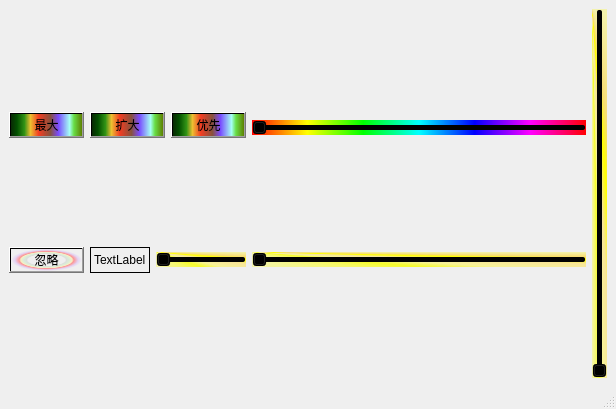
<?xml version="1.0" encoding="UTF-8"?>
<ui version="4.0">
 <class>MainWindow</class>
 <widget class="QMainWindow" name="MainWindow">
  <property name="geometry">
   <rect>
    <x>0</x>
    <y>0</y>
    <width>616</width>
    <height>409</height>
   </rect>
  </property>
  <property name="windowTitle">
   <string>MainWindow</string>
  </property>
  <property name="styleSheet">
   <string notr="true">QPushButton{
	background-color: qlineargradient(spread:pad, x1:0, y1:0, x2:1, y2:0, stop:0 rgba(9, 41, 4, 255), stop:0.085 rgba(2, 79, 0, 255), stop:0.19 rgba(50, 147, 22, 255), stop:0.275 rgba(236, 191, 49, 255), stop:0.39 rgba(243, 61, 34, 255), stop:0.555 rgba(135, 81, 60, 255), stop:0.667 rgba(121, 75, 255, 255), stop:0.825 rgba(164, 255, 244, 255), stop:0.885 rgba(104, 222, 71, 255), stop:1 rgba(93, 128, 0, 255));
}

QSlider{
	background-color: qconicalgradient(cx:0, cy:0, angle:135, stop:0 rgba(255, 255, 0, 69), stop:0.375 rgba(255, 255, 0, 69), stop:0.423533 rgba(251, 255, 0, 145), stop:0.45 rgba(247, 255, 0, 208), stop:0.477581 rgba(255, 244, 71, 130), stop:0.518717 rgba(255, 218, 71, 130), stop:0.55 rgba(255, 255, 0, 255), stop:0.57754 rgba(255, 203, 0, 130), stop:0.625 rgba(255, 255, 0, 69), stop:1 rgba(255, 255, 0, 69));
}
</string>
  </property>
  <widget class="QWidget" name="centralwidget">
   <layout class="QGridLayout" name="gridLayout_2">
    <item row="0" column="0">
     <layout class="QHBoxLayout" name="horizontalLayout_2">
      <item>
       <layout class="QHBoxLayout" name="horizontalLayout">
        <item>
         <layout class="QGridLayout" name="gridLayout">
          <item row="0" column="0">
           <widget class="QPushButton" name="pushButton_4">
            <property name="sizePolicy">
             <sizepolicy hsizetype="Maximum" vsizetype="Fixed">
              <horstretch>0</horstretch>
              <verstretch>0</verstretch>
             </sizepolicy>
            </property>
            <property name="text">
             <string>最大</string>
            </property>
           </widget>
          </item>
          <item row="0" column="1" colspan="2">
           <widget class="QPushButton" name="pushButton">
            <property name="sizePolicy">
             <sizepolicy hsizetype="Expanding" vsizetype="Fixed">
              <horstretch>0</horstretch>
              <verstretch>0</verstretch>
             </sizepolicy>
            </property>
            <property name="text">
             <string>扩大</string>
            </property>
           </widget>
          </item>
          <item row="0" column="3">
           <widget class="QPushButton" name="pushButton_3">
            <property name="sizePolicy">
             <sizepolicy hsizetype="Preferred" vsizetype="Fixed">
              <horstretch>0</horstretch>
              <verstretch>0</verstretch>
             </sizepolicy>
            </property>
            <property name="text">
             <string>优先</string>
            </property>
           </widget>
          </item>
          <item row="1" column="0">
           <widget class="QPushButton" name="pushButton_2">
            <property name="sizePolicy">
             <sizepolicy hsizetype="Ignored" vsizetype="Fixed">
              <horstretch>0</horstretch>
              <verstretch>0</verstretch>
             </sizepolicy>
            </property>
            <property name="styleSheet">
             <string notr="true">background-color: qradialgradient(spread:pad, cx:0.5, cy:0.5, radius:0.5, fx:0.5, fy:0.5, stop:0 rgba(0, 0, 0, 0), stop:0.52 rgba(0, 0, 0, 0), stop:0.565 rgba(82, 121, 76, 33), stop:0.65 rgba(159, 235, 148, 64), stop:0.721925 rgba(255, 238, 150, 129), stop:0.77 rgba(255, 128, 128, 204), stop:0.89 rgba(191, 128, 255, 64), stop:1 rgba(0, 0, 0, 0));</string>
            </property>
            <property name="text">
             <string>忽略</string>
            </property>
           </widget>
          </item>
          <item row="1" column="1">
           <widget class="QLabel" name="label">
            <property name="frameShape">
             <enum>QFrame::Box</enum>
            </property>
            <property name="text">
             <string>TextLabel</string>
            </property>
           </widget>
          </item>
          <item row="1" column="2" colspan="2">
           <widget class="QSlider" name="horizontalSlider">
            <property name="orientation">
             <enum>Qt::Horizontal</enum>
            </property>
           </widget>
          </item>
         </layout>
        </item>
        <item>
         <layout class="QVBoxLayout" name="verticalLayout">
          <item>
           <widget class="QSlider" name="horizontalSlider_2">
            <property name="styleSheet">
             <string notr="true">background-color: qlineargradient(spread:pad, x1:0, y1:0, x2:1, y2:0, stop:0 rgba(255, 0, 0, 255), stop:0.166 rgba(255, 255, 0, 255), stop:0.333 rgba(0, 255, 0, 255), stop:0.5 rgba(0, 255, 255, 255), stop:0.666 rgba(0, 0, 255, 255), stop:0.833 rgba(255, 0, 255, 255), stop:1 rgba(255, 0, 0, 255));</string>
            </property>
            <property name="orientation">
             <enum>Qt::Horizontal</enum>
            </property>
           </widget>
          </item>
          <item>
           <widget class="QSlider" name="horizontalSlider_3">
            <property name="orientation">
             <enum>Qt::Horizontal</enum>
            </property>
           </widget>
          </item>
         </layout>
        </item>
       </layout>
      </item>
      <item>
       <widget class="QSlider" name="verticalSlider">
        <property name="orientation">
         <enum>Qt::Vertical</enum>
        </property>
       </widget>
      </item>
     </layout>
    </item>
   </layout>
  </widget>
  <widget class="QMenuBar" name="menubar">
   <property name="geometry">
    <rect>
     <x>0</x>
     <y>0</y>
     <width>616</width>
     <height>21</height>
    </rect>
   </property>
  </widget>
  <widget class="QStatusBar" name="statusbar"/>
 </widget>
 <resources/>
 <connections/>
</ui>
